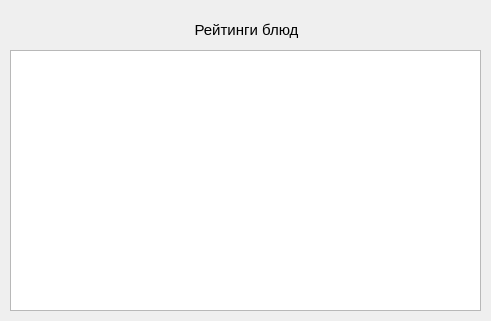
<?xml version="1.0" encoding="UTF-8"?>
<ui version="4.0">
 <class>Form</class>
 <widget class="QWidget" name="Form">
  <property name="geometry">
   <rect>
    <x>0</x>
    <y>0</y>
    <width>491</width>
    <height>321</height>
   </rect>
  </property>
  <property name="windowTitle">
   <string>Form</string>
  </property>
  <widget class="QTextEdit" name="textEdit">
   <property name="geometry">
    <rect>
     <x>10</x>
     <y>50</y>
     <width>471</width>
     <height>261</height>
    </rect>
   </property>
  </widget>
  <widget class="QLabel" name="label">
   <property name="geometry">
    <rect>
     <x>16</x>
     <y>20</y>
     <width>461</width>
     <height>20</height>
    </rect>
   </property>
   <property name="font">
    <font>
     <pointsize>11</pointsize>
    </font>
   </property>
   <property name="text">
    <string>Рейтинги блюд</string>
   </property>
   <property name="alignment">
    <set>Qt::AlignCenter</set>
   </property>
  </widget>
 </widget>
 <resources/>
 <connections/>
</ui>
